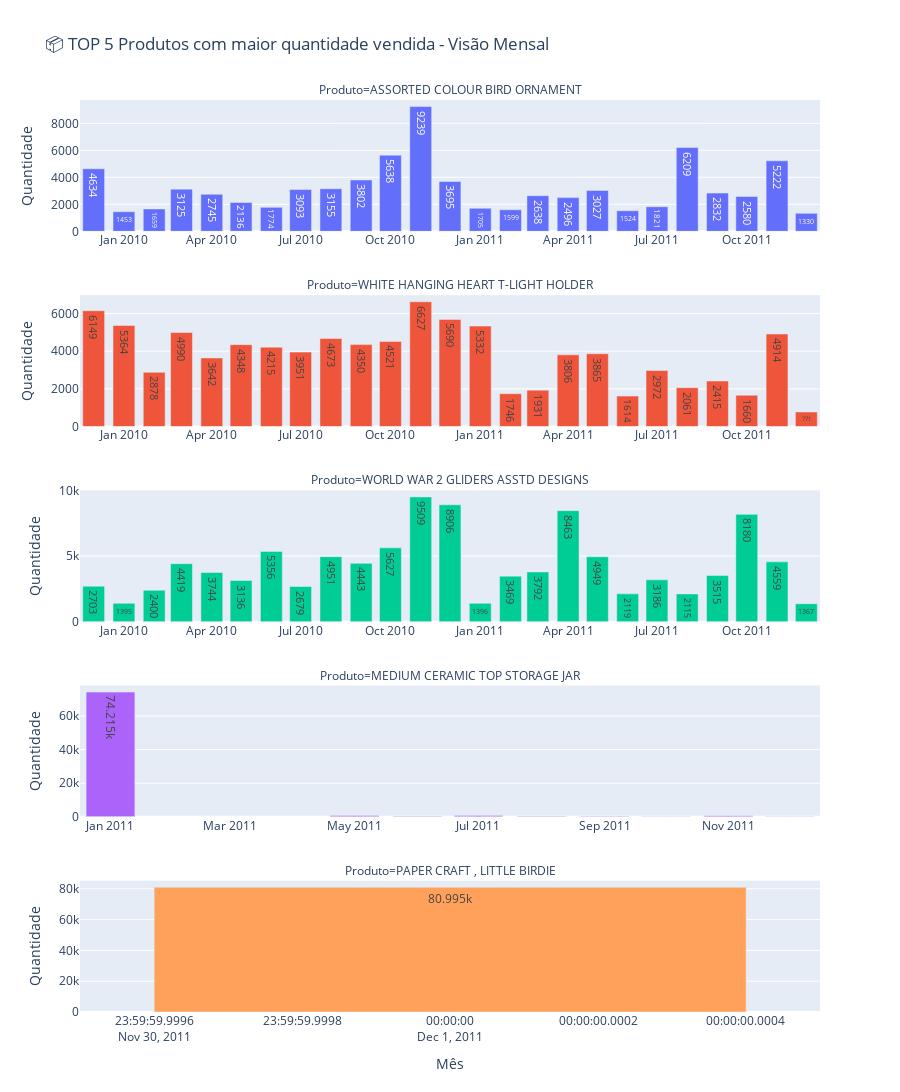

Write notebook code for a chart like this one.
### Code cell
# Filtrar os 5 produtos mais vendidos (em quantidade)
top_5 = quantidade_por_produto['Description'].tolist()
df_top5 = df_sales[df_sales['Description'].isin(top_5)]

# Agrupar os dados por mês e por produto, somando a quantidade vendida
quantidade_mensal = (
    df_top5.groupby(['AnoMes', 'Description'])['Quantity']
    .sum()
    .reset_index()
)

# Criar gráfico de barras com Plotly Express
# Mostra um gráfico separado (facet) por produto, com a quantidade mensal vendida
fig = px.bar(
    quantidade_mensal,
    x='AnoMes',           # eixo x = mês
    y='Quantity',         # eixo y = quantidade vendida
    color='Description',  # cor por produto
    facet_col='Description',  # um gráfico por produto
    facet_col_wrap=1,         # um gráfico por linha (coluna única)
    title='📦 TOP 5 Produtos com maior quantidade vendida - Visão Mensal',
    labels={"Description": "Produto", "AnoMes": "Mês", "Quantity": "Quantidade"},
)

# Ajustar layout geral do gráfico
fig.update_layout(
    showlegend=False,       # esconder legenda (pois cada produto já tem seu gráfico)
    height=1400,            # altura total do gráfico
    xaxis_title='Mês',      # título do eixo X
    yaxis_title='Quantidade',  # título do eixo Y
)

# Mostrar os rótulos de todos os eixos (mesmo que estejam repetidos)
fig.update_xaxes(matches=None, showticklabels=True)
fig.update_yaxes(matches=None)

# Adicionar os valores dentro das barras como rótulos
fig.update_traces(texttemplate='%{y}', textposition='inside')

# Exibir o gráfico
fig.show()

### Figure 1 — Plotly figure (JSON) as saved in the notebook; plotly's stock layout.template omitted (floating-point values rounded to 4 significant figures)
{"data": [{"alignmentgroup": "True", "hovertemplate": "Produto=ASSORTED COLOUR BIRD ORNAMENT<br>Mês=%{x}<br>Quantidade=%{y}<extra></extra>", "legendgroup": "ASSORTED COLOUR BIRD ORNAMENT", "marker": {"color": "#636efa", "pattern": {"shape": ""}}, "name": "ASSORTED COLOUR BIRD ORNAMENT", "offsetgroup": "ASSORTED COLOUR BIRD ORNAMENT", "orientation": "v", "showlegend": true, "textposition": "inside", "texttemplate": "%{y}", "type": "bar", "x": ["2009-12", "2010-01", "2010-02", "2010-03", "2010-04", "2010-05", "2010-06", "2010-07", "2010-08", "2010-09", "2010-10", "2010-11", "2010-12", "2011-01", "2011-02", "2011-03", "2011-04", "2011-05", "2011-06", "2011-07", "2011-08", "2011-09", "2011-10", "2011-11", "2011-12"], "xaxis": "x5", "y": [4634, 1453, 1659, 3125, 2745, 2136, 1774, 3093, 3155, 3802, 5638, 9239, 3695, 1705, 1599, 2638, 2496, 3027, 1524, 1821, 6209, 2832, 2580, 5222, 1330], "yaxis": "y5"}, {"alignmentgroup": "True", "hovertemplate": "Produto=WHITE HANGING HEART T-LIGHT HOLDER<br>Mês=%{x}<br>Quantidade=%{y}<extra></extra>", "legendgroup": "WHITE HANGING HEART T-LIGHT HOLDER", "marker": {"color": "#EF553B", "pattern": {"shape": ""}}, "name": "WHITE HANGING HEART T-LIGHT HOLDER", "offsetgroup": "WHITE HANGING HEART T-LIGHT HOLDER", "orientation": "v", "showlegend": true, "textposition": "inside", "texttemplate": "%{y}", "type": "bar", "x": ["2009-12", "2010-01", "2010-02", "2010-03", "2010-04", "2010-05", "2010-06", "2010-07", "2010-08", "2010-09", "2010-10", "2010-11", "2010-12", "2011-01", "2011-02", "2011-03", "2011-04", "2011-05", "2011-06", "2011-07", "2011-08", "2011-09", "2011-10", "2011-11", "2011-12"], "xaxis": "x4", "y": [6149, 5364, 2878, 4990, 3642, 4348, 4215, 3951, 4673, 4350, 4521, 6627, 5690, 5332, 1746, 1931, 3806, 3865, 1614, 2972, 2061, 2415, 1660, 4914, 771], "yaxis": "y4"}, {"alignmentgroup": "True", "hovertemplate": "Produto=WORLD WAR 2 GLIDERS ASSTD DESIGNS<br>Mês=%{x}<br>Quantidade=%{y}<extra></extra>", "legendgroup": "WORLD WAR 2 GLIDERS ASSTD DESIGNS", "marker": {"color": "#00cc96", "pattern": {"shape": ""}}, "name": "WORLD WAR 2 GLIDERS ASSTD DESIGNS", "offsetgroup": "WORLD WAR 2 GLIDERS ASSTD DESIGNS", "orientation": "v", "showlegend": true, "textposition": "inside", "texttemplate": "%{y}", "type": "bar", "x": ["2009-12", "2010-01", "2010-02", "2010-03", "2010-04", "2010-05", "2010-06", "2010-07", "2010-08", "2010-09", "2010-10", "2010-11", "2010-12", "2011-01", "2011-02", "2011-03", "2011-04", "2011-05", "2011-06", "2011-07", "2011-08", "2011-09", "2011-10", "2011-11", "2011-12"], "xaxis": "x3", "y": [2703, 1395, 2400, 4419, 3744, 3136, 5356, 2679, 4951, 4443, 5627, 9509, 8906, 1396, 3469, 3792, 8463, 4949, 2119, 3186, 2115, 3515, 8180, 4559, 1367], "yaxis": "y3"}, {"alignmentgroup": "True", "hovertemplate": "Produto=MEDIUM CERAMIC TOP STORAGE JAR<br>Mês=%{x}<br>Quantidade=%{y}<extra></extra>", "legendgroup": "MEDIUM CERAMIC TOP STORAGE JAR", "marker": {"color": "#ab63fa", "pattern": {"shape": ""}}, "name": "MEDIUM CERAMIC TOP STORAGE JAR", "offsetgroup": "MEDIUM CERAMIC TOP STORAGE JAR", "orientation": "v", "showlegend": true, "textposition": "inside", "texttemplate": "%{y}", "type": "bar", "x": ["2011-01", "2011-05", "2011-06", "2011-07", "2011-08", "2011-09", "2011-10", "2011-11", "2011-12"], "xaxis": "x2", "y": [74215, 785, 389, 730, 415, 346, 246, 635, 207], "yaxis": "y2"}, {"alignmentgroup": "True", "hovertemplate": "Produto=PAPER CRAFT , LITTLE BIRDIE<br>Mês=%{x}<br>Quantidade=%{y}<extra></extra>", "legendgroup": "PAPER CRAFT , LITTLE BIRDIE", "marker": {"color": "#FFA15A", "pattern": {"shape": ""}}, "name": "PAPER CRAFT , LITTLE BIRDIE", "offsetgroup": "PAPER CRAFT , LITTLE BIRDIE", "orientation": "v", "showlegend": true, "textposition": "inside", "texttemplate": "%{y}", "type": "bar", "x": ["2011-12"], "xaxis": "x", "y": [80995], "yaxis": "y"}], "layout": {"annotations": [{"font": {}, "showarrow": false, "text": "Produto=PAPER CRAFT , LITTLE BIRDIE", "x": 0.5, "xanchor": "center", "xref": "paper", "y": 0.144, "yanchor": "bottom", "yref": "paper"}, {"font": {}, "showarrow": false, "text": "Produto=MEDIUM CERAMIC TOP STORAGE JAR", "x": 0.5, "xanchor": "center", "xref": "paper", "y": 0.358, "yanchor": "bottom", "yref": "paper"}, {"font": {}, "showarrow": false, "text": "Produto=WORLD WAR 2 GLIDERS ASSTD DESIGNS", "x": 0.5, "xanchor": "center", "xref": "paper", "y": 0.572, "yanchor": "bottom", "yref": "paper"}, {"font": {}, "showarrow": false, "text": "Produto=WHITE HANGING HEART T-LIGHT HOLDER", "x": 0.5, "xanchor": "center", "xref": "paper", "y": 0.786, "yanchor": "bottom", "yref": "paper"}, {"font": {}, "showarrow": false, "text": "Produto=ASSORTED COLOUR BIRD ORNAMENT", "x": 0.5, "xanchor": "center", "xref": "paper", "y": 1, "yanchor": "bottom", "yref": "paper"}], "barmode": "relative", "height": 1400, "legend": {"title": {"text": "Produto"}, "tracegroupgap": 0}, "showlegend": false, "title": {"text": "📦 TOP 5 Produtos com maior quantidade vendida - Visão Mensal"}, "xaxis": {"anchor": "y", "domain": [0, 1], "showticklabels": true, "title": {"text": "Mês"}}, "xaxis2": {"anchor": "y2", "domain": [0, 1], "showticklabels": true}, "xaxis3": {"anchor": "y3", "domain": [0, 1], "showticklabels": true}, "xaxis4": {"anchor": "y4", "domain": [0, 1], "showticklabels": true}, "xaxis5": {"anchor": "y5", "domain": [0, 1], "showticklabels": true}, "yaxis": {"anchor": "x", "domain": [0, 0.144], "title": {"text": "Quantidade"}}, "yaxis2": {"anchor": "x2", "domain": [0.214, 0.358], "title": {"text": "Quantidade"}}, "yaxis3": {"anchor": "x3", "domain": [0.428, 0.572], "title": {"text": "Quantidade"}}, "yaxis4": {"anchor": "x4", "domain": [0.642, 0.786], "title": {"text": "Quantidade"}}, "yaxis5": {"anchor": "x5", "domain": [0.856, 1], "title": {"text": "Quantidade"}}}}
